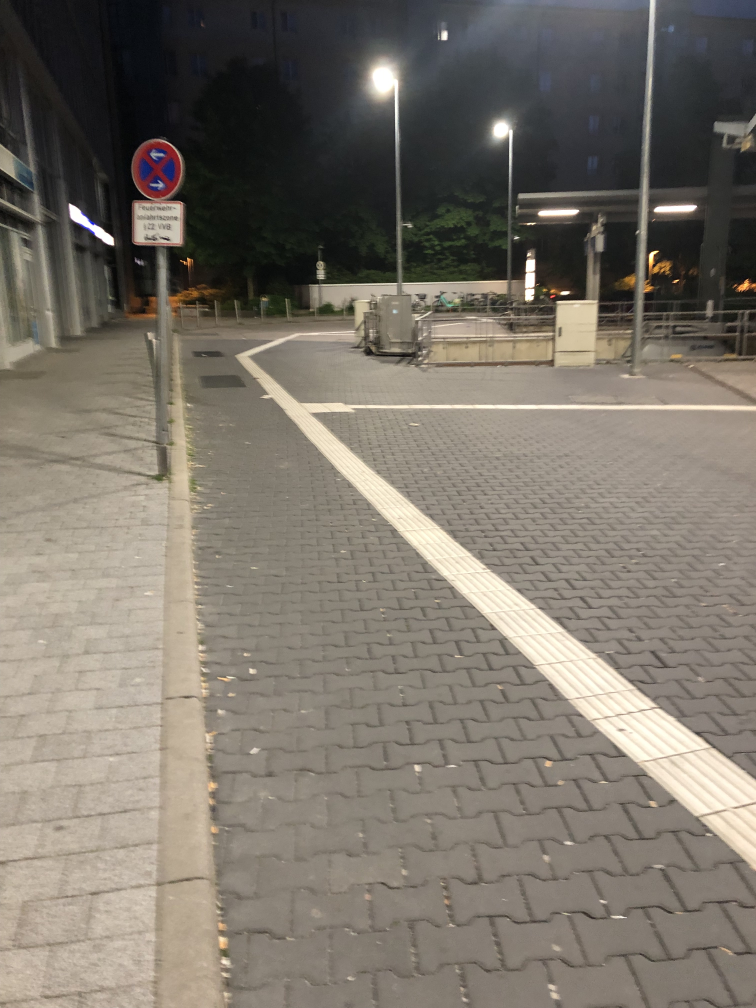
#> input picture Test_Bilder/MUC_BHF_5.jpg, 3024 x 4032 px, found by its file name (shown at 1/4 size)
$ jupyter execute --allow-errors Test_images_seg.ipynb
#> lines starting #> are read from the running program, lines starting #| are printed output that depends on the picture
### Function.py
import numpy as np
import cv2
import matplotlib.pyplot as plt
import pyttsx3


#%%
# [22 lines left out: functions grayscale_values, plot_values, not called in this run]

#%%
def white_or_black (image, color):

    if color == "W":
        img_out = image
    else:
        if color == "B":
            img_out = 255 - image
        else:
            raise ValueError("Invalid color selection. Valid options are B for Black or W for White")

    return img_out

#%%
# [450 lines left out: functions find_thresh, find_largest_component, seg_largest_component, seg_orientation_lines_first_version, read_video_frames, draw_seg_orientationline and 2 more, not called in this run]

### Test_images_seg.ipynb
[cell 1]
import numpy as np
import cv2
import matplotlib.pyplot as plt
from Function import *

#klappt für:
#"C:\\Users\\leonh\\Pictures\\BumS\\Projekt\\MucHbf.jpg"

#klappt nicht mit:
#"C:\\Users\\leonh\\Pictures\\BumS\\Projekt\\MUC_BHF_2.jpg"

image_path = "C:\\Users\\leonh\\Pictures\\BumS\\Projekt\\MUC_BHF_5.jpg"
img = cv2.imread(image_path)
#> img is the input picture: shape (4032, 3024, 3); mean B, G, R 106.5, 116.4, 123.1
#plt.imshow(img)

gray_image = cv2.cvtColor(img, cv2.COLOR_BGR2GRAY)
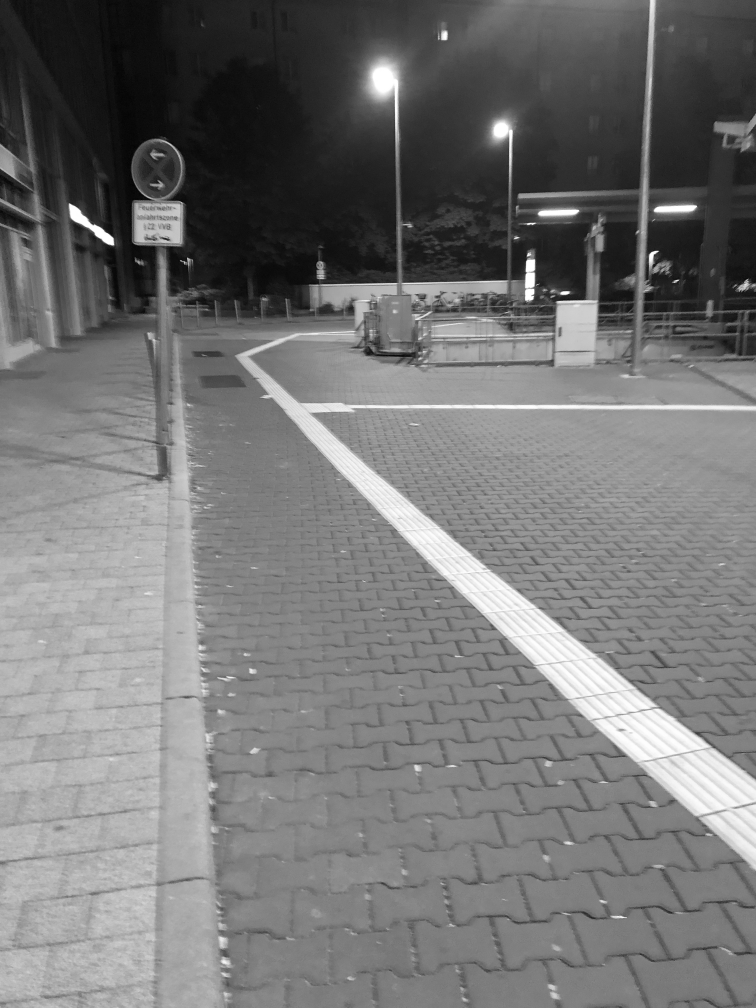
#> gray_image: shape (4032, 3024) (shown at 1/4 size); min 0, max 255, mean 117.3
plt.gray()

#plt.imshow(gray_image)

img_blur = cv2.GaussianBlur(gray_image, (5,5), 0)
plt.imshow(img_blur)

print(img.dtype)
#| uint8
print(img.shape)
#| (4032, 3024, 3)

[cell 2]
Farbe = "w"   #Farbe der Orientierungslinie wählen: w für weiß und s für schwarz

#> (the rest of this cell did not finish here and is left out)


thresh_1, thresh_2 = find_thresh(img_b_or_w, 0.13)

print("1:", thresh_1)
print("2:", thresh_2)

t, seg = cv2.threshold(img_b_or_w,thresh_2,255,cv2.THRESH_BINARY)
plt.imshow(seg)
print(seg.dtype)

#> (a cell that did not finish here is left out)

[cell 4]
def seg_orientation_lines(image, color):
    '''
    segmentiert aus einem Imput Bild die Ortientierungslinien
    Output: bw_image with contours of orientation lines
    '''
    img_gray = cv2.cvtColor(image, cv2.COLOR_BGR2GRAY)
    plt.gray()

    #Gauss für bessere Ergebnisse bei finde thresh
    img_blur = cv2.GaussianBlur(img_gray, (5,5), 0)

    #color = "w"   #Farbe der Orientierungslinie wählen: w für weiß und s für schwarz
    img_b_or_w = white_or_black(img_blur, color)

    thresh_1, thresh_2 = find_thresh(img_b_or_w, 0.13)  # oberen möglichen 13% ab maximalem Grauwert

    print("1:", thresh_1)
    print("2:", thresh_2)

    t, seg = cv2.threshold(img_b_or_w,thresh_2,255,cv2.THRESH_BINARY)

    #segmentiert das größe zusammenhängende Objekt
    img_out = seg_largest_component(seg)

    return img_out

[cell 5]
color = "w"
#> (the rest of this cell did not finish here and is left out)

[cell 6]
def seg_orientation_lines_1(image, color):
    '''
    segmentiert aus einem Imput Bild die Ortientierungslinien
    Output: bw_image with contours of orientation lines
    '''
#> called with color = 'w'

    def grayscale_values(image, y_position):
        # Linienbild erstellen
        #line_image = create_horizontal_line(image, y_position)

        # x-Achse und Grauwerte initialisieren
        x_values = np.arange(image.shape[1])
        gray_values = []

        # Grauwerte entlang der Linie sammeln
        for x in x_values:
            gray_values.append(image[y_position, x])

        return gray_values, x_values


    def find_largest_component (image):
        '''
        find all connected Components, search for the largest
        Output: Image with the largest Component
        '''
        # Finde alle zusammenhängenden Elemente
        num_labels, labels, stats, centroids = cv2.connectedComponentsWithStats(image)

        # Finde das größte zusammenhängende Element
        largest_component_label = np.argmax(stats[1:, cv2.CC_STAT_AREA]) + 1

        # Erstelle ein Bild, das nur das größte zusammenhängende Element enthält
        largest_component_image = np.zeros_like(image)
        largest_component_image[labels == largest_component_label] = 255

        return largest_component_image


    img_gray = cv2.cvtColor(image, cv2.COLOR_BGR2GRAY)
    plt.gray()

    #Gauss für bessere Ergebnisse bei finde thresh
    img_blur = cv2.GaussianBlur(img_gray, (5,5), 0)

    #color = "w"   #Farbe der Orientierungslinie wählen: w für weiß und s für schwarz
    #img_b_or_w = white_or_black(img_blur, color)
    if color == "w":
        img_b_or_w = image
    else:
        if color == "s":
            img_b_or_w = 255 - image
        else:
            raise ValueError("Ungültige Farbauswahl. Gültige Optionen sind s oder w.")

    #thresh_1, thresh_2 = find_thresh(img_b_or_w, 0.13)  # oberen möglichen 13% ab maximalem Grauwert
    h = img_b_or_w.shape[1]
#> h = 3024
    all_grayscale_values = []

    for y in range(int(h/2), int(h-1), int(h/8)):
        gray_values, x_values = grayscale_values(img_b_or_w, y)
        print(type(gray_values))
        all_grayscale_values.extend(gray_values)
#> this loop made 4 passes
#| <class 'list'>
#| <class 'list'>
#| <class 'list'>
#| <class 'list'>
#> after the loop, all_grayscale_values = 12096 items, first 6: [69, 87, 94], [75, 93, 100], [78, 96, 103], [75, 93, 100], [74, 93, 100], [74, 93, 100]

    max_gray = max(all_grayscale_values)

    sorted_values = sorted(all_grayscale_values)  # Sortiere die Grauwerte aufsteigend
    num_values = len(sorted_values)  # Anzahl der Grauwerte

    # oberen möglichen 13% ab maximum Grauwert
    persantage = 0.13
    thresh_percent = 1-persantage

    index_1 = int(num_values * thresh_percent)  # Index für den 13% Punkt
    threshold_2 = int(max_gray - (max_gray*persantage))

    #print(index_1)
    threshold_1 = sorted_values[index_1]


    print("1:", threshold_1)
    print("2:", threshold_2)

    t, seg = cv2.threshold(img_b_or_w,threshold_2,255,cv2.THRESH_BINARY)

    #segmentiert das größe zusammenhängende Objekt
    # Erstelle ein Bild, das nur das größte zusammenhängende Element enthält
    #img_out = seg_largest_component(seg)
    img_dilate = cv2.dilate(seg.astype('uint8'), np.ones((3,3)), iterations=7)
    #plt.imshow(img_dilate)

    img_largest = find_largest_component(img_dilate)
    #plt.imshow(img_largest)

    #Um evtl. falsch verbundene Komponenten zu entfernen nocheinmal erode, find_largest_component, dilate
    iterations_2 = 8

    img_erode = cv2.erode(img_largest.astype('uint8'), np.ones((3,3)), iterations=iterations_2)
    #plt.imshow(img_erode)

    img_largest_2 = find_largest_component(img_erode)
    #plt.imshow(img_largest_2)

    img_out = cv2.dilate(img_largest_2.astype('uint8'), np.ones((3,3)), iterations= iterations_2*2)

    return img_out


$ run again, with Test_Bilder/MucHbf.jpg copied over Test_Bilder/MUC_BHF_5.jpg
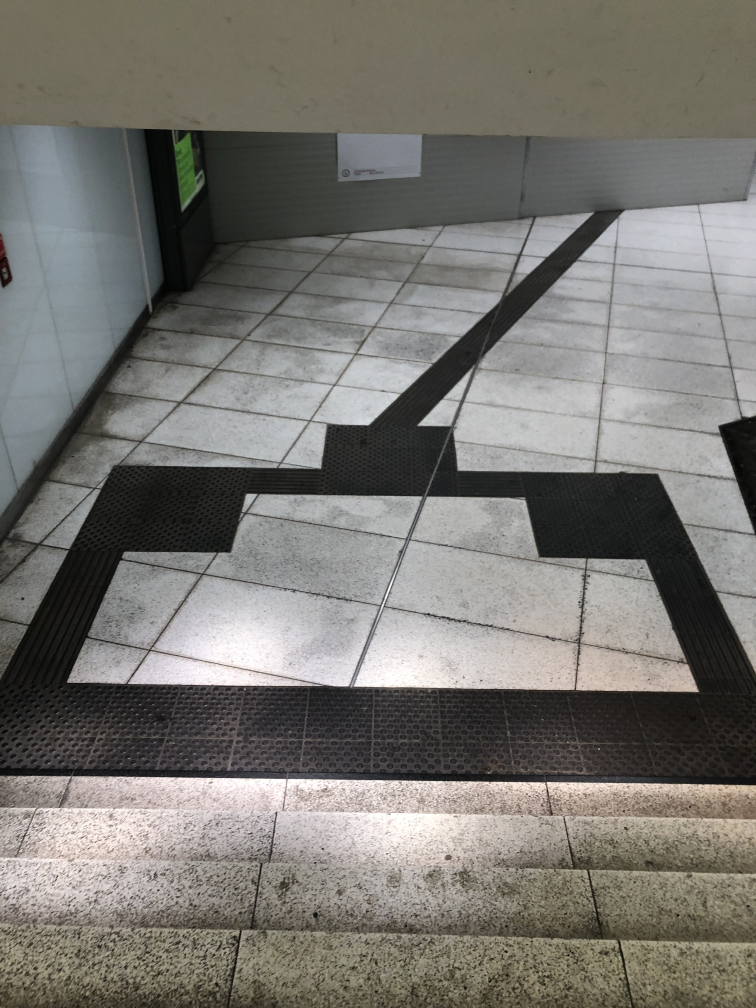
#> input picture Test_Bilder/MucHbf.jpg, 3024 x 4032 px, found by its file name (shown at 1/4 size)
#> img is the input picture: shape (4032, 3024, 3); mean B, G, R 112.9, 118.2, 120.2
#> `gray_image = cv2.cvtColor(img, cv2.COLOR_BGR2GRAY)`:
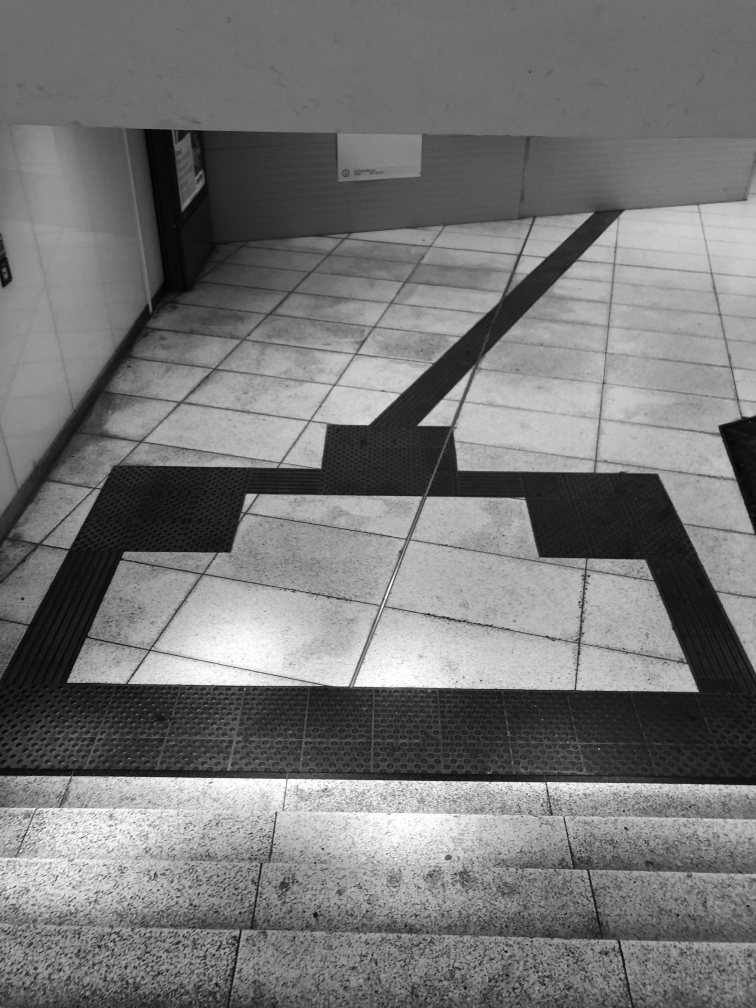
#> gray_image: shape (4032, 3024) (shown at 1/4 size); min 0, max 255, mean 118.2
#| uint8
#| (4032, 3024, 3)
#> the loop in seg_orientation_lines_1, `for y in range(int(h/2), int(h-1), int(h/8)):` made 4 passes
#| <class 'list'>
#| <class 'list'>
#| <class 'list'>
#| <class 'list'>
#> after the loop in seg_orientation_lines_1, `for y in range(int(h/2), int(h-1), int(h/8)):`: all_grayscale_values = 12096 items, first 6: [144, 138, 131], [147, 141, 134], [148, 142, 135], [147, 141, 134], [146, 141, 132], [147, 142, 133]

$ run again, with Test_Bilder/MUC_BHF_2.jpg copied over Test_Bilder/MUC_BHF_5.jpg
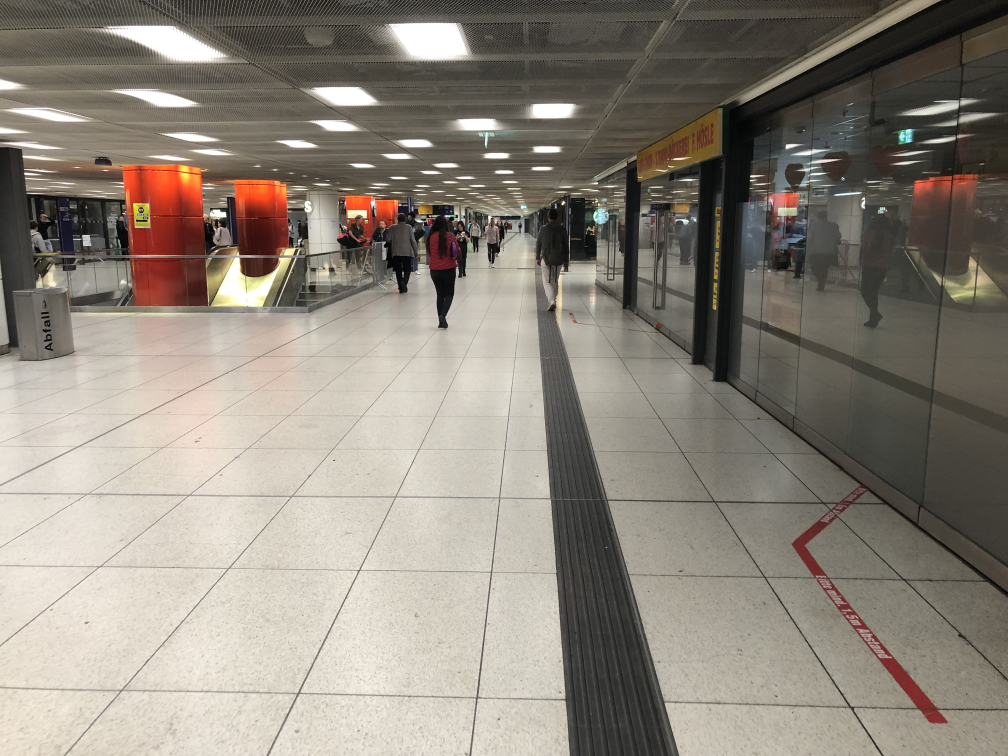
#> input picture Test_Bilder/MUC_BHF_2.jpg, 4032 x 3024 px, found by its file name (shown at 1/4 size)
#> img is the input picture: shape (3024, 4032, 3); mean B, G, R 123.4, 133.8, 141.3
#> `gray_image = cv2.cvtColor(img, cv2.COLOR_BGR2GRAY)`:
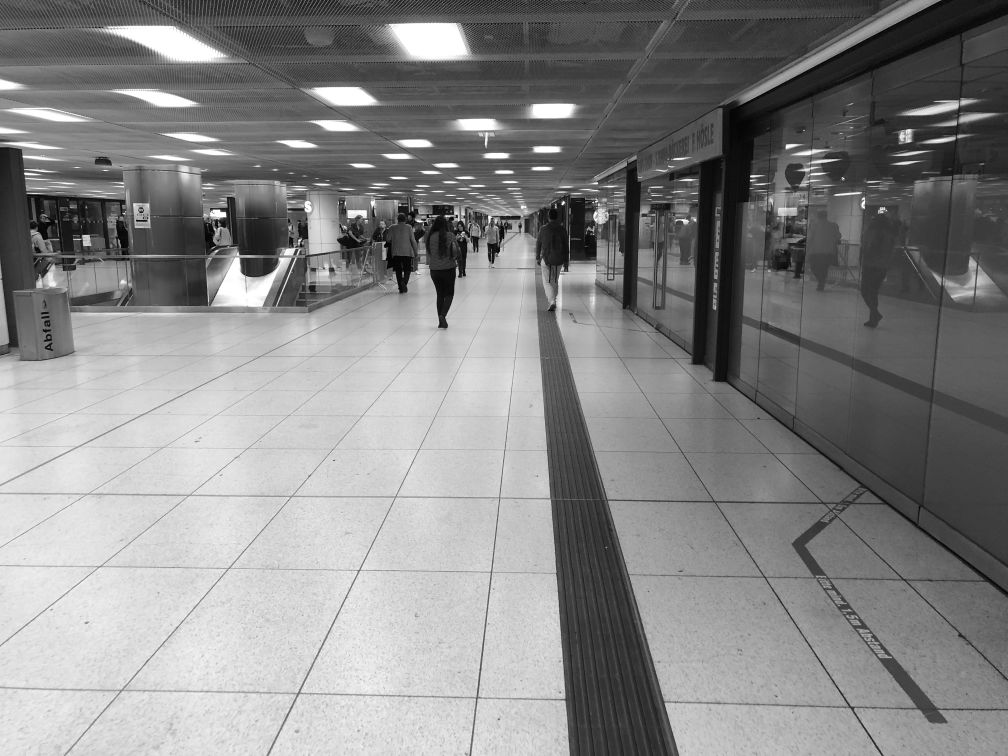
#> gray_image: shape (3024, 4032) (shown at 1/4 size); min 0, max 255, mean 134.8
#| uint8
#| (3024, 4032, 3)
#> the loop in seg_orientation_lines_1, `for y in range(int(h/2), int(h-1), int(h/8)):` made 3 passes
#| <class 'list'>
#| <class 'list'>
#> after the loop in seg_orientation_lines_1, `for y in range(int(h/2), int(h-1), int(h/8)):`: all_grayscale_values = 8064 items, first 6: [212, 221, 230], [212, 221, 230], [213, 222, 231], [213, 222, 231], [213, 222, 231], [214, 223, 232]

$ run again, with Test_Bilder/MUC_BHF_1.jpg copied over Test_Bilder/MUC_BHF_5.jpg
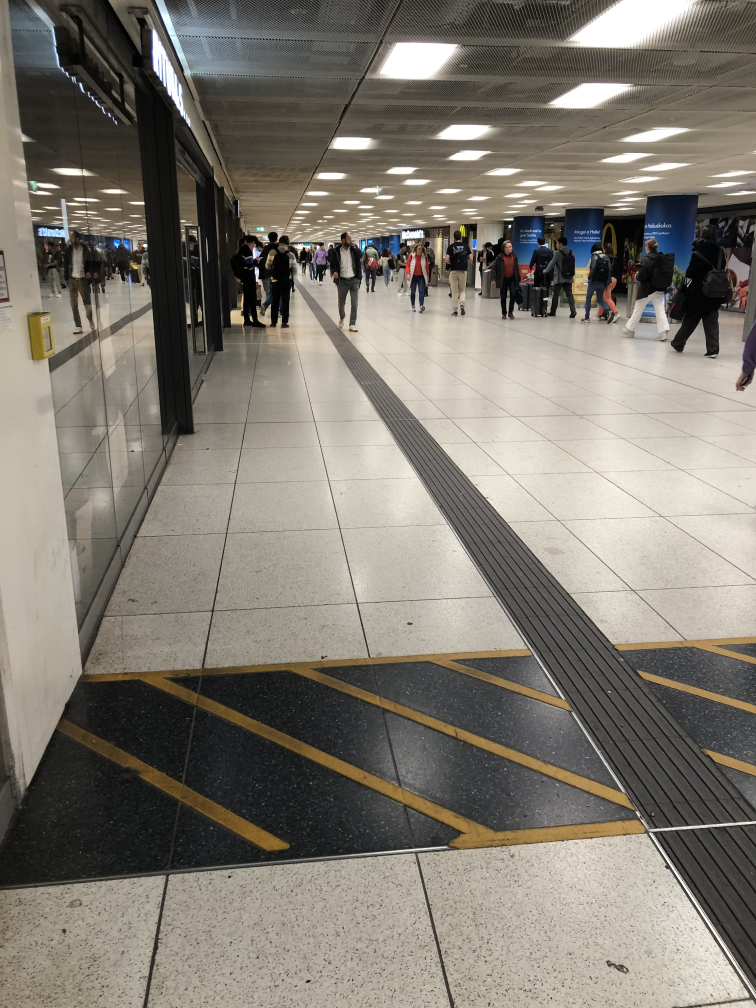
#> input picture Test_Bilder/MUC_BHF_1.jpg, 3024 x 4032 px, found by its file name (shown at 1/4 size)
#> img is the input picture: shape (4032, 3024, 3); mean B, G, R 113.4, 123, 128.5
#> `gray_image = cv2.cvtColor(img, cv2.COLOR_BGR2GRAY)`:
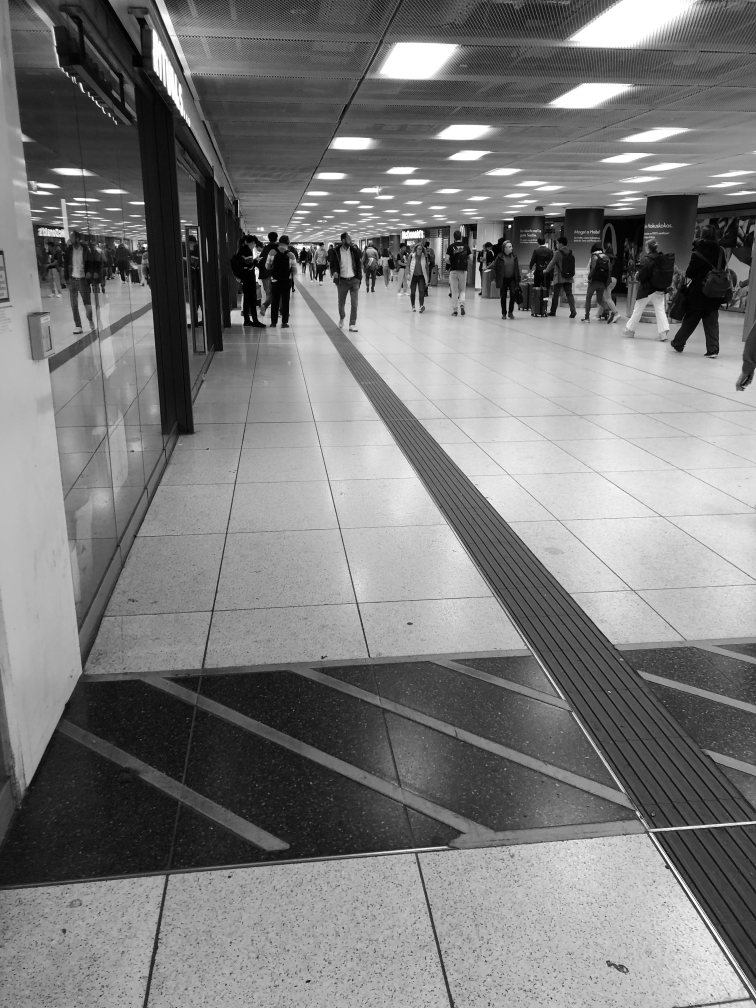
#> gray_image: shape (4032, 3024) (shown at 1/4 size); min 0, max 255, mean 123.5
#| uint8
#| (4032, 3024, 3)
#> the loop in seg_orientation_lines_1, `for y in range(int(h/2), int(h-1), int(h/8)):` made 4 passes
#| <class 'list'>
#| <class 'list'>
#| <class 'list'>
#| <class 'list'>
#> after the loop in seg_orientation_lines_1, `for y in range(int(h/2), int(h-1), int(h/8)):`: all_grayscale_values = 12096 items, first 6: [167, 184, 193], [167, 184, 193], [166, 183, 192], [166, 183, 192], [165, 184, 192], [165, 184, 192]
